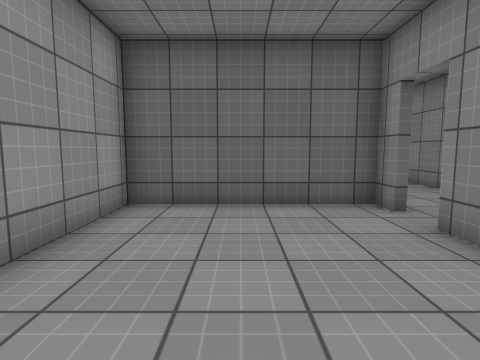
View 1 (above)

20 first-person views from a walk through a 3-D level made in the Unity game engine. The camera is 1.2 m above the floor, tilts 6° down and sees 80° across. The floor is counted in squares, 1 m on a side. Each view is taken from the middle of a square. On the plan, view 1 faces up. The plan holds only what a view shows up to about 13 squares ahead; the rest is blank. The place goes on beyond the plan. The player character is not drawn. Surface patterns are stand-ins for the level's own textures.

View 2
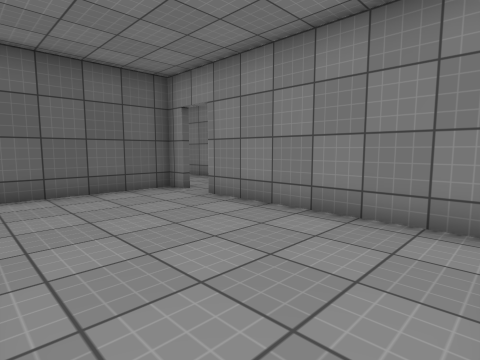

View 3
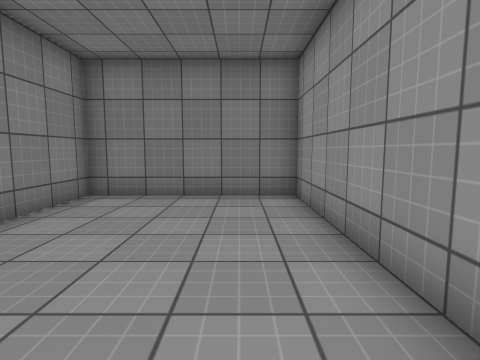

View 4
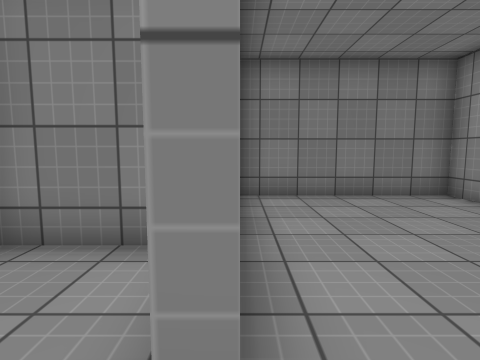

View 5
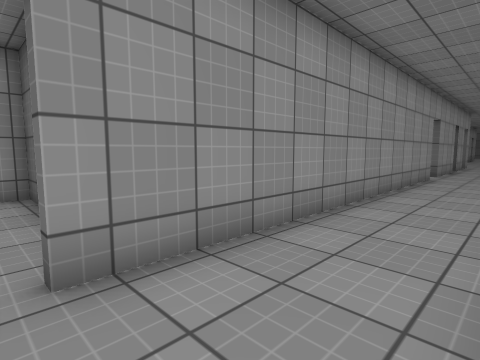

View 6
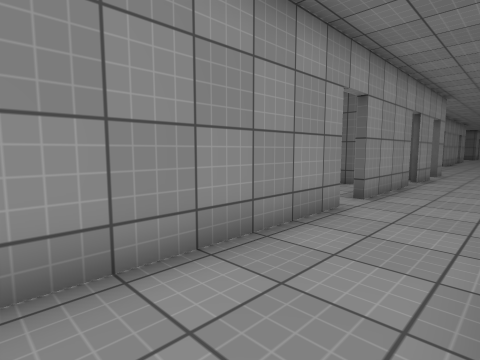

View 7
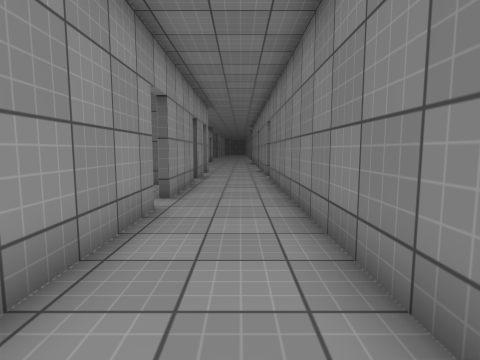

View 8
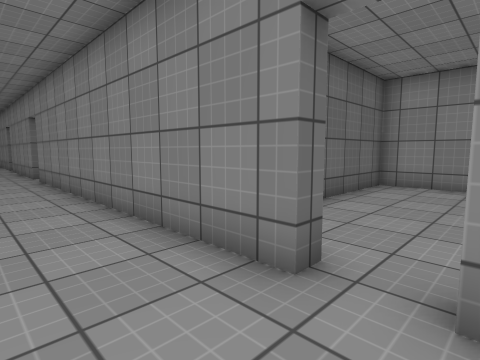

View 9
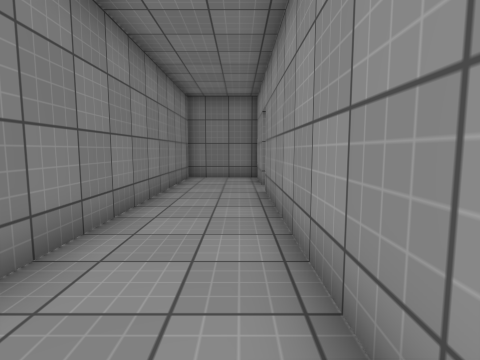

View 10
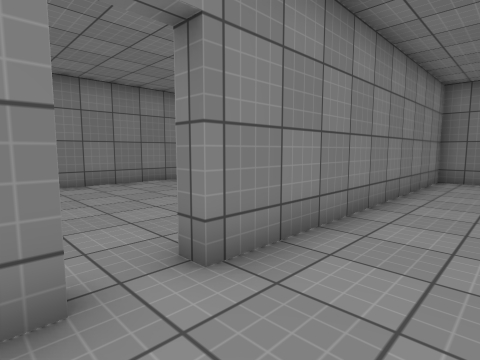

View 11
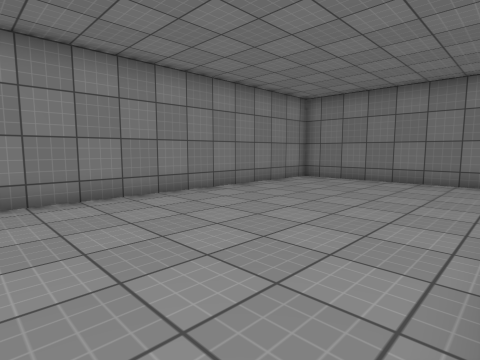

View 12
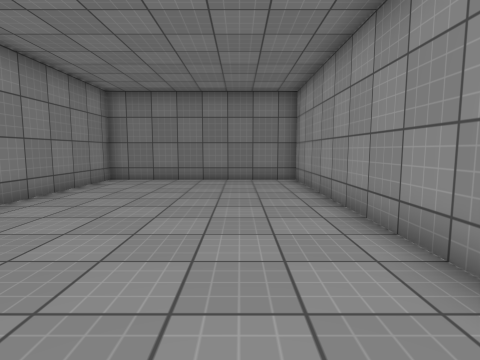

View 13
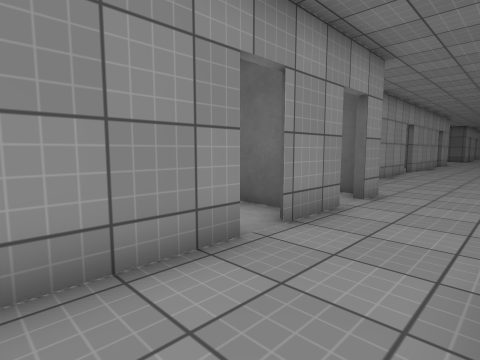

View 14
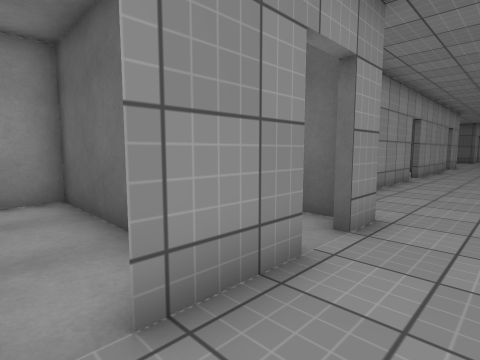

View 15
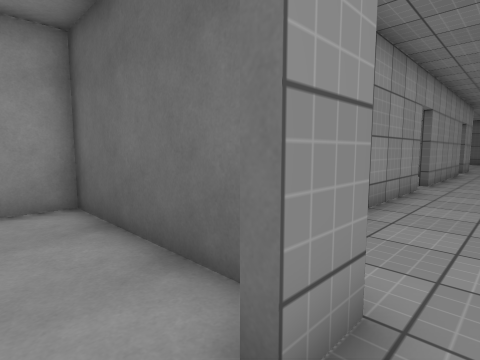

View 16
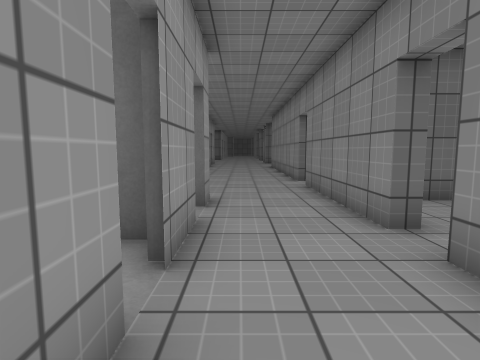

View 17
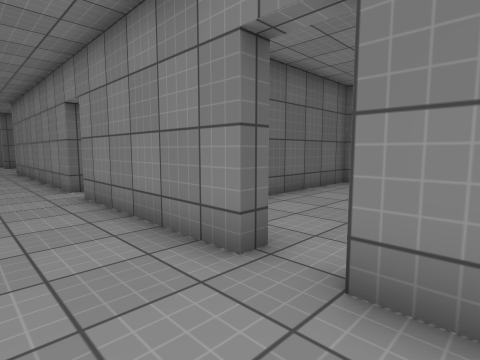

View 18
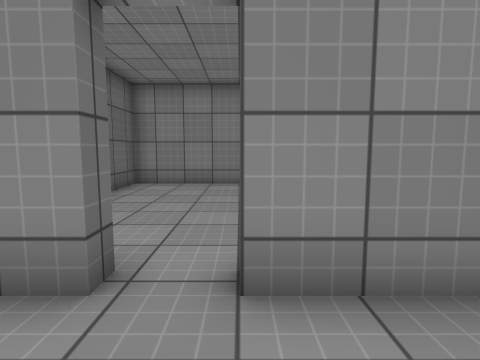

View 19
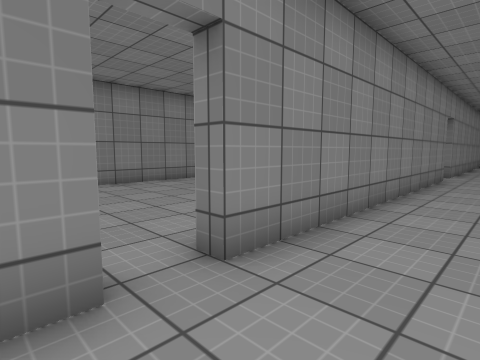

View 20
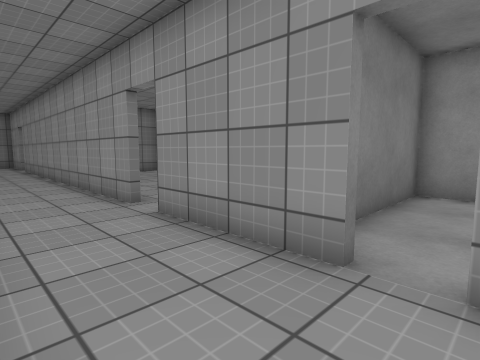

### Floor plan
Points are (right, up) in squares from view 1. A wall is a line through its corners. A room is listed if a view was taken in it or the views show most of it. See-through windows are left out.
Room 1 (views 1, 2, 3, 4)
walls: (3, 5.4) (3, 6.2) (-2.5, 6.2) (-2.5, -2.5) (3, -2.5) (3, 4.2)
ways out: opening at (3, 5) to room 2
Room 2 (views 5, 6, 7, 8, 9, 10, 11, 13, 14, 15, 16, 17, 18, 19, 20)
walls: (3.3, 18.9) (3.3, 5.5); (3.3, 23.9) (3.3, 20); (6.9, 13.5) (6.3, 13.5) (6.3, 25) (6.8, 25); (6.9, 26.2) (6.3, 26.2) (6.3, 31.8); (3.3, 26.9) (3.3, 24.8); (3.3, 29.1) (3.3, 28); (6.3, 33) (6.3, 35.5); (3.3, 4.2) (3.3, 2); (1.8, 35.5) (1.8, 33); (3.1, 1.5) (6.3, 1.5) (6.3, 12.2) (6.8, 12.2)
ways out: opening at (3, 5) to room 1; opening at (7, 13) to room 3; opening at (3, 24) to room 4; opening at (3, 27) to room 5; opening at (3, 19); opening at (7, 26); gap at (7, 25)
Room 3 (view 12)
walls: (6.7, 10.5) (6.7, 1.5) (14.2, 1.5) (14.2, 15.5) (10.4, 15.5)
ways out: opening at (7, 13) to room 2
Room 4 (no view inside)
walls: (2.9, 25.8) (-2.5, 25.8) (-2.5, 23) (1.2, 23)
ways out: opening at (3, 24) to room 2
Room 5 (no view inside)
walls: (2.8, 28.8) (-2.5, 28.8) (-2.5, 27.5)
ways out: opening at (3, 27) to room 2

Positions as (right, up) in squares from view 1, and headings:
1: (0, 0), facing up
2: (-2, -2), facing up-right
3: (-1, 5), facing down
4: (3, 5), facing down
5: (6, 5), facing up-left
6: (6, 13), facing up-left
7: (5, 13), facing up
8: (4, 12), facing up-right
9: (4, 14), facing down
10: (4, 14), facing down-right
11: (7, 13), facing down-right
12: (9, 13), facing down
13: (6, 21), facing up-left
14: (5, 24), facing up-left
15: (4, 27), facing up-left
16: (4, 22), facing up
17: (4, 24), facing up-right
18: (4, 25), facing right
19: (4, 27), facing down-right
20: (6, 25), facing down-left
